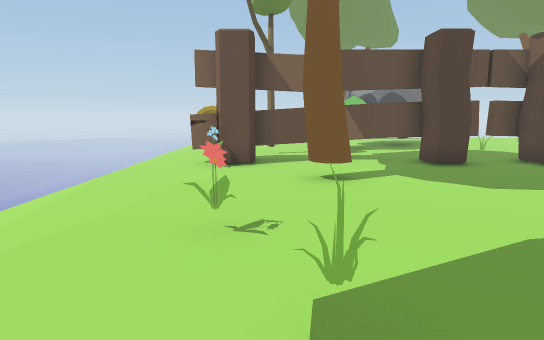
view 1 (above)

16 first-person views from a walk through a 3-D level made in the Unity game engine. The camera is 1.4 m above the floor, tilts 8° down and sees 70° across. The floor is counted in squares, 1.06 m on a side. Each view is taken from the middle of a square. On the plan, view 1 faces up. The plan holds only what a view shows up to about 16 squares ahead; the rest is blank. The place goes on beyond the plan. The player is left out. Some animated figures are left out.

view 2
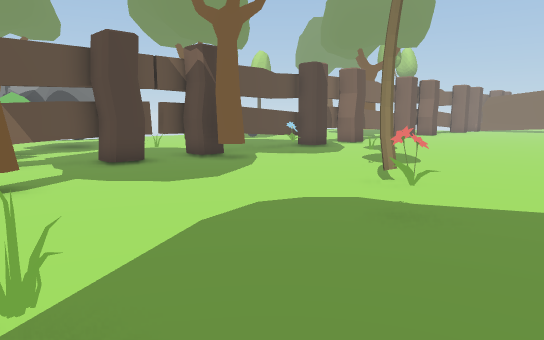

view 3
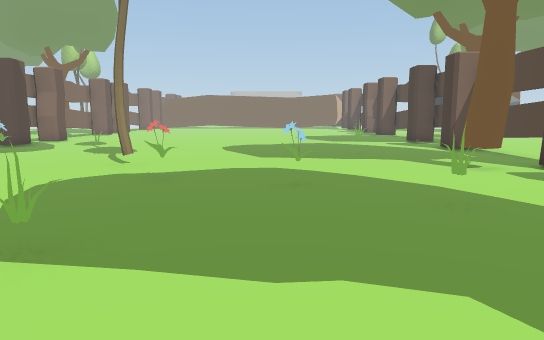

view 4
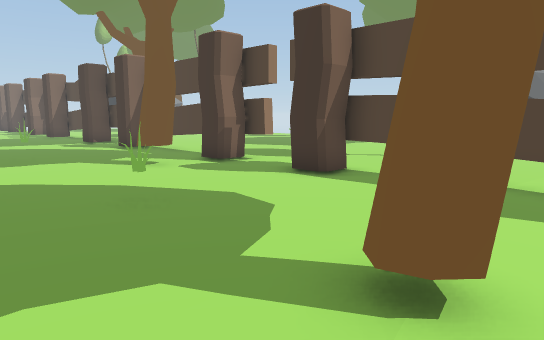

view 5
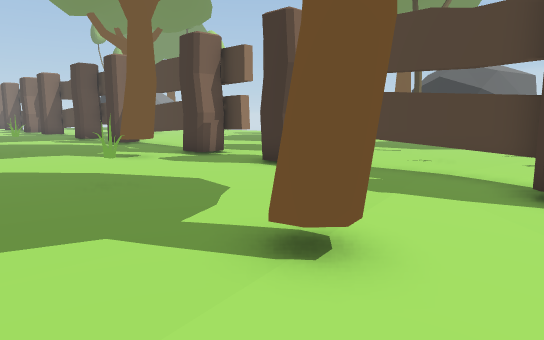

view 6
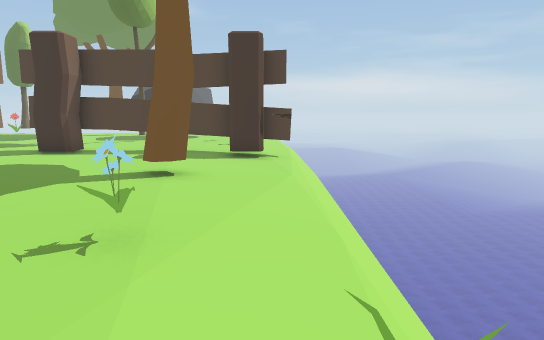

view 7
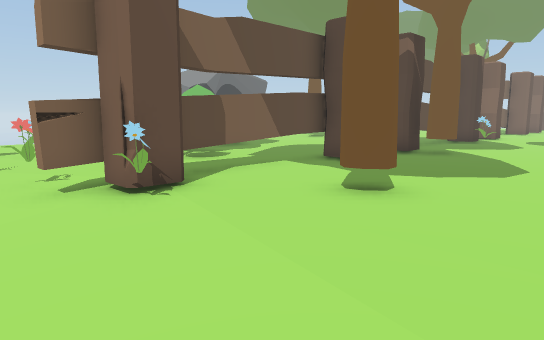

view 8
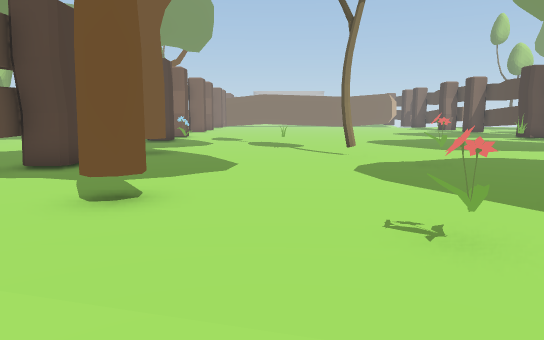

view 9
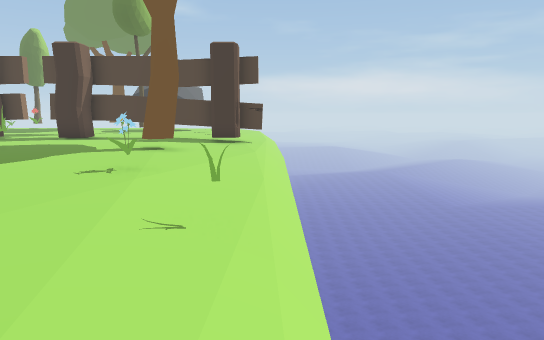

view 10
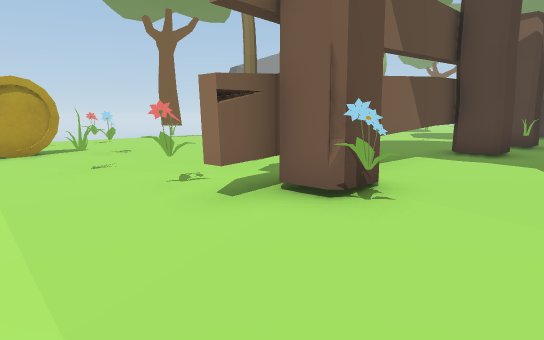

view 11
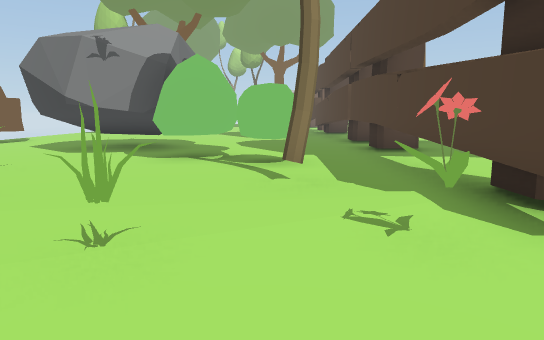

view 12
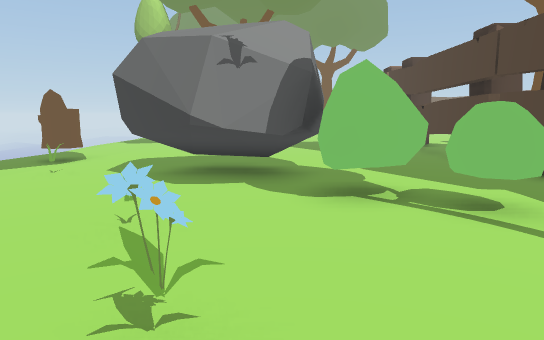

view 13
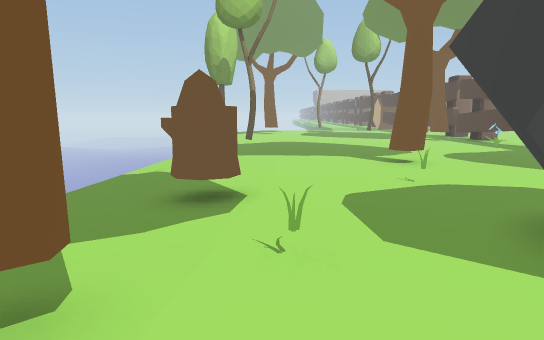

view 14
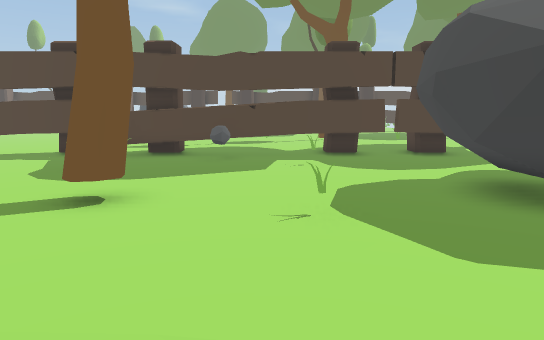

view 15
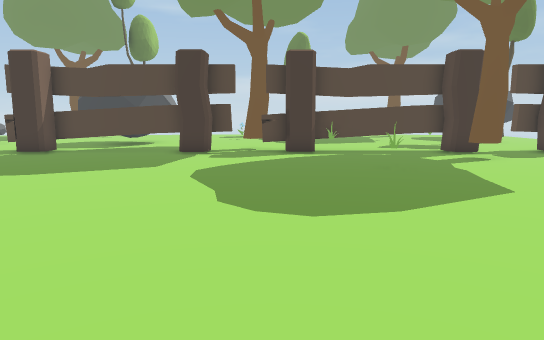

view 16
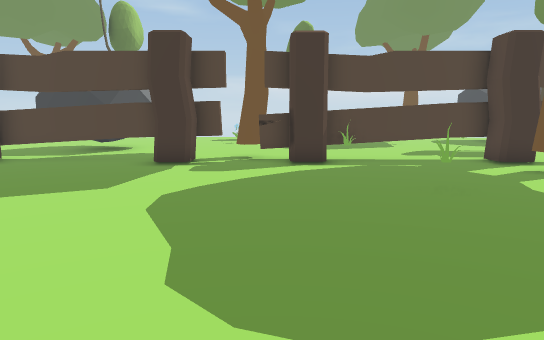

### Floor plan
Key: @ floor where view 1 was taken; # wall or solid block; x gap in a wall; . main floor; - floor 0.25 m lower than the main floor; _ floor 0.5 m lower than the main floor; / step, stairs or slope; T tree; B bush; F flower; H thing the floor can be seen under or through; C coin; S stump; O other object.
Columns run from 5 left of view 1 to 18 right of it. Each row starts with its distance up from view 1.
 26               ---__//
 25             ------//-
 24          TT...S....
 23     .... T...SS........T
 22     .O.. .O.............
 21     ....................
 20    .......OO............
 19   C...O..OOOO.O...T.....
 18   ..F...OOOOO....TT.....
 17   .......OOOO.........
 16  /.....BB OO...........
 15 /-O....BB ..........O...
 14 /--..T.BB.....O.........
 13  --F............OO......
 12  --HHHHHHHHxHHHHHHHHx###
 11 /--.H....HH.HH....HH. #.
 10 /--F.......OTT.......
  9  --..........T.O.....
  8 /--...TT............
  7 /-...................
  6 /-............O.......
  5 //.....................
  4 /O..F.......T...........
  3 //......................
  2 //F..O....F............
  1 //.....................
  0 //...@...F..............
 -1 /-......................
 -2 /-.T....................
 -3 /-.T...O.......O........
 -4 /-......................
 -5 /--........TT...........
 -6 /--.....................
 -7 /#H....HH..HH...O#..##..
 -8 /#HHHHHHHxxHHHHHHH#T####
 -9 _- ...............TT.

Where each view was taken, in squares from view 1:
view 1: 0 up, 0 right, facing up
view 2: 0 up, 0 right, facing up-right
view 3: 0 up, 3 left, facing right
view 4: 0 up, 3 left, facing down-right
view 5: 0 up, 4 left, facing down-right
view 6: 5 up, 4 left, facing down
view 7: 5 up, 4 left, facing up-right
view 8: 6 up, 4 left, facing right
view 9: 8 up, 5 left, facing down
view 10: 8 up, 5 left, facing up-right
view 11: 14 up, 5 left, facing right
view 12: 17 up, 3 left, facing right
view 13: 22 up, 2 right, facing right
view 14: 24 up, 10 right, facing down
view 15: 7 up, 13 right, facing down
view 16: 4 up, 13 right, facing down
